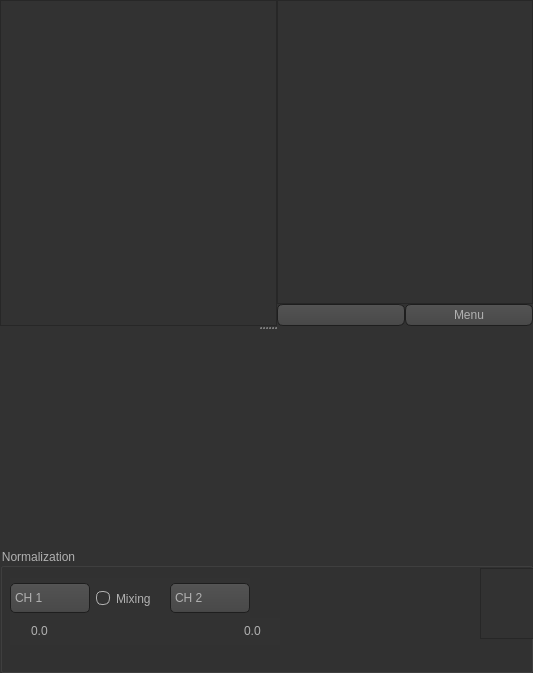
<?xml version="1.0" encoding="UTF-8"?>
<ui version="4.0">
 <class>Form</class>
 <widget class="QWidget" name="Form">
  <property name="geometry">
   <rect>
    <x>0</x>
    <y>0</y>
    <width>533</width>
    <height>673</height>
   </rect>
  </property>
  <property name="windowTitle">
   <string>Form</string>
  </property>
  <property name="styleSheet">
   <string notr="true">QToolTip
{
     border: 1px solid black;
     background-color: #ffa02f;
     padding: 1px;
     border-radius: 3px;
     opacity: 100;
}

QWidget
{
    color: #b1b1b1;
    background-color: #323232;
}

QWidget:item:hover
{
    background-color: QLinearGradient( x1: 0, y1: 0, x2: 0, y2: 1, stop: 0 #ffa02f, stop: 1 #ca0619);
    color: #000000;
}

QWidget:item:selected
{
    background-color: QLinearGradient( x1: 0, y1: 0, x2: 0, y2: 1, stop: 0 #ffa02f, stop: 1 #d7801a);
}

QMenuBar::item
{
    background: transparent;
}

QMenuBar::item:selected
{
    background: transparent;
    border: 1px solid #ffaa00;
}

QMenuBar::item:pressed
{
    background: #444;
    border: 1px solid #000;
    background-color: QLinearGradient(
        x1:0, y1:0,
        x2:0, y2:1,
        stop:1 #212121,
        stop:0.4 #343434/*,
        stop:0.2 #343434,
        stop:0.1 #ffaa00*/
    );
    margin-bottom:-1px;
    padding-bottom:1px;
}

QMenu
{
    border: 1px solid #000;
}

QMenu::item
{
    padding: 2px 20px 2px 20px;
}

QMenu::item:selected
{
    color: #000000;
}

QWidget:disabled
{
    color: #404040;
    background-color: #323232;
}

QAbstractItemView
{
    background-color: QLinearGradient( x1: 0, y1: 0, x2: 0, y2: 1, stop: 0 #4d4d4d, stop: 0.1 #646464, stop: 1 #5d5d5d);
}

QWidget:focus
{
    /*border: 2px solid QLinearGradient( x1: 0, y1: 0, x2: 0, y2: 1, stop: 0 #ffa02f, stop: 1 #d7801a);*/
}

QLineEdit
{
    background-color: QLinearGradient( x1: 0, y1: 0, x2: 0, y2: 1, stop: 0 #4d4d4d, stop: 0 #646464, stop: 1 #5d5d5d);
    padding: 1px;
    border-style: solid;
    border: 1px solid #1e1e1e;
    border-radius: 5;
}

QPushButton
{
    color: #b1b1b1;
    background-color: QLinearGradient( x1: 0, y1: 0, x2: 0, y2: 1, stop: 0 #565656, stop: 0.1 #525252, stop: 0.5 #4e4e4e, stop: 0.9 #4a4a4a, stop: 1 #464646);
    border-width: 1px;
    border-color: #1e1e1e;
    border-style: solid;
    border-radius: 6;
    padding: 3px;
    font-size: 12px;
    padding-left: 5px;
    padding-right: 5px;
}

QPushButton:pressed
{
    background-color: QLinearGradient( x1: 0, y1: 0, x2: 0, y2: 1, stop: 0 #2d2d2d, stop: 0.1 #2b2b2b, stop: 0.5 #292929, stop: 0.9 #282828, stop: 1 #252525);
}

QComboBox
{
    selection-background-color: #ffaa00;
    background-color: QLinearGradient( x1: 0, y1: 0, x2: 0, y2: 1, stop: 0 #565656, stop: 0.1 #525252, stop: 0.5 #4e4e4e, stop: 0.9 #4a4a4a, stop: 1 #464646);
    border-style: solid;
    border: 1px solid #1e1e1e;
    border-radius: 5;
}

QComboBox:hover,QPushButton:hover
{
    border: 2px solid QLinearGradient( x1: 0, y1: 0, x2: 0, y2: 1, stop: 0 #ffa02f, stop: 1 #d7801a);
}


QComboBox:on
{
    padding-top: 3px;
    padding-left: 4px;
    background-color: QLinearGradient( x1: 0, y1: 0, x2: 0, y2: 1, stop: 0 #2d2d2d, stop: 0.1 #2b2b2b, stop: 0.5 #292929, stop: 0.9 #282828, stop: 1 #252525);
    selection-background-color: #ffaa00;
}

QComboBox QAbstractItemView
{
    border: 2px solid darkgray;
    selection-background-color: QLinearGradient( x1: 0, y1: 0, x2: 0, y2: 1, stop: 0 #ffa02f, stop: 1 #d7801a);
}

QComboBox::drop-down
{
     subcontrol-origin: padding;
     subcontrol-position: top right;
     width: 15px;

     border-left-width: 0px;
     border-left-color: darkgray;
     border-left-style: solid; /* just a single line */
     border-top-right-radius: 3px; /* same radius as the QComboBox */
     border-bottom-right-radius: 3px;
 }

QComboBox::down-arrow
{
     image: url(:/down_arrow.png);
}

QGroupBox:focus
{
border: 2px solid QLinearGradient( x1: 0, y1: 0, x2: 0, y2: 1, stop: 0 #ffa02f, stop: 1 #d7801a);
}

QTextEdit:focus
{
    border: 2px solid QLinearGradient( x1: 0, y1: 0, x2: 0, y2: 1, stop: 0 #ffa02f, stop: 1 #d7801a);
}

QScrollBar:horizontal {
     border: 1px solid #222222;
     background: QLinearGradient( x1: 0, y1: 0, x2: 0, y2: 1, stop: 0.0 #121212, stop: 0.2 #282828, stop: 1 #484848);
     height: 7px;
     margin: 0px 16px 0 16px;
}

QScrollBar::handle:horizontal
{
      background: QLinearGradient( x1: 0, y1: 0, x2: 1, y2: 0, stop: 0 #ffa02f, stop: 0.5 #d7801a, stop: 1 #ffa02f);
      min-height: 20px;
      border-radius: 2px;
}

QScrollBar::add-line:horizontal {
      border: 1px solid #1b1b19;
      border-radius: 2px;
      background: QLinearGradient( x1: 0, y1: 0, x2: 1, y2: 0, stop: 0 #ffa02f, stop: 1 #d7801a);
      width: 14px;
      subcontrol-position: right;
      subcontrol-origin: margin;
}

QScrollBar::sub-line:horizontal {
      border: 1px solid #1b1b19;
      border-radius: 2px;
      background: QLinearGradient( x1: 0, y1: 0, x2: 1, y2: 0, stop: 0 #ffa02f, stop: 1 #d7801a);
      width: 14px;
     subcontrol-position: left;
     subcontrol-origin: margin;
}

QScrollBar::right-arrow:horizontal, QScrollBar::left-arrow:horizontal
{
      border: 1px solid black;
      width: 1px;
      height: 1px;
      background: white;
}

QScrollBar::add-page:horizontal, QScrollBar::sub-page:horizontal
{
      background: none;
}

QScrollBar:vertical
{
      background: QLinearGradient( x1: 0, y1: 0, x2: 1, y2: 0, stop: 0.0 #121212, stop: 0.2 #282828, stop: 1 #484848);
      width: 7px;
      margin: 16px 0 16px 0;
      border: 1px solid #222222;
}

QScrollBar::handle:vertical
{
      background: QLinearGradient( x1: 0, y1: 0, x2: 0, y2: 1, stop: 0 #ffa02f, stop: 0.5 #d7801a, stop: 1 #ffa02f);
      min-height: 20px;
      border-radius: 2px;
}

QScrollBar::add-line:vertical
{
      border: 1px solid #1b1b19;
      border-radius: 2px;
      background: QLinearGradient( x1: 0, y1: 0, x2: 0, y2: 1, stop: 0 #ffa02f, stop: 1 #d7801a);
      height: 14px;
      subcontrol-position: bottom;
      subcontrol-origin: margin;
}

QScrollBar::sub-line:vertical
{
      border: 1px solid #1b1b19;
      border-radius: 2px;
      background: QLinearGradient( x1: 0, y1: 0, x2: 0, y2: 1, stop: 0 #d7801a, stop: 1 #ffa02f);
      height: 14px;
      subcontrol-position: top;
      subcontrol-origin: margin;
}

QScrollBar::up-arrow:vertical, QScrollBar::down-arrow:vertical
{
      border: 1px solid black;
      width: 1px;
      height: 1px;
      background: white;
}


QScrollBar::add-page:vertical, QScrollBar::sub-page:vertical
{
      background: none;
}

QTextEdit
{
    background-color: #242424;
}

QPlainTextEdit
{
    background-color: #242424;
}

QHeaderView::section
{
    background-color: QLinearGradient(x1:0, y1:0, x2:0, y2:1, stop:0 #616161, stop: 0.5 #505050, stop: 0.6 #434343, stop:1 #656565);
    color: white;
    padding-left: 4px;
    border: 1px solid #6c6c6c;
}

QCheckBox:disabled
{
color: #414141;
}

QDockWidget::title
{
    text-align: center;
    spacing: 3px; /* spacing between items in the tool bar */
    background-color: QLinearGradient(x1:0, y1:0, x2:0, y2:1, stop:0 #323232, stop: 0.5 #242424, stop:1 #323232);
}

QDockWidget::close-button, QDockWidget::float-button
{
    text-align: center;
    spacing: 1px; /* spacing between items in the tool bar */
    background-color: QLinearGradient(x1:0, y1:0, x2:0, y2:1, stop:0 #323232, stop: 0.5 #242424, stop:1 #323232);
}

QDockWidget::close-button:hover, QDockWidget::float-button:hover
{
    background: #242424;
}

QDockWidget::close-button:pressed, QDockWidget::float-button:pressed
{
    padding: 1px -1px -1px 1px;
}

QMainWindow::separator
{
    background-color: QLinearGradient(x1:0, y1:0, x2:0, y2:1, stop:0 #161616, stop: 0.5 #151515, stop: 0.6 #212121, stop:1 #343434);
    color: white;
    padding-left: 4px;
    border: 1px solid #4c4c4c;
    spacing: 3px; /* spacing between items in the tool bar */
}

QMainWindow::separator:hover
{

    background-color: QLinearGradient(x1:0, y1:0, x2:0, y2:1, stop:0 #d7801a, stop:0.5 #b56c17 stop:1 #ffa02f);
    color: white;
    padding-left: 4px;
    border: 1px solid #6c6c6c;
    spacing: 3px; /* spacing between items in the tool bar */
}

QToolBar::handle
{
     spacing: 3px; /* spacing between items in the tool bar */
     background: url(:/images/handle.png);
}

QMenu::separator
{
    height: 2px;
    background-color: QLinearGradient(x1:0, y1:0, x2:0, y2:1, stop:0 #161616, stop: 0.5 #151515, stop: 0.6 #212121, stop:1 #343434);
    color: white;
    padding-left: 4px;
    margin-left: 10px;
    margin-right: 5px;
}

QProgressBar
{
    border: 2px solid grey;
    border-radius: 5px;
    text-align: center;
}

QProgressBar::chunk
{
    background-color: #d7801a;
    width: 2.15px;
    margin: 0.5px;
}

QTabBar::tab {
    color: #b1b1b1;
    border: 1px solid #444;
    border-bottom-style: none;
    background-color: #323232;
    padding-left: 10px;
    padding-right: 10px;
    padding-top: 3px;
    padding-bottom: 2px;
    margin-right: -1px;
}

QTabWidget::pane {
    border: 1px solid #444;
    top: 1px;
}

QTabBar::tab:last
{
    margin-right: 0; /* the last selected tab has nothing to overlap with on the right */
    border-top-right-radius: 3px;
}

QTabBar::tab:first:!selected
{
 margin-left: 0px; /* the last selected tab has nothing to overlap with on the right */


    border-top-left-radius: 3px;
}

QTabBar::tab:!selected
{
    color: #b1b1b1;
    border-bottom-style: solid;
    margin-top: 3px;
    background-color: QLinearGradient(x1:0, y1:0, x2:0, y2:1, stop:1 #212121, stop:.4 #343434);
}

QTabBar::tab:selected
{
    border-top-left-radius: 3px;
    border-top-right-radius: 3px;
    margin-bottom: 0px;
}

QTabBar::tab:!selected:hover
{
    /*border-top: 2px solid #ffaa00;
    padding-bottom: 3px;*/
    border-top-left-radius: 3px;
    border-top-right-radius: 3px;
    background-color: QLinearGradient(x1:0, y1:0, x2:0, y2:1, stop:1 #212121, stop:0.4 #343434, stop:0.2 #343434, stop:0.1 #ffaa00);
}

QRadioButton::indicator:checked, QRadioButton::indicator:unchecked{
    color: #b1b1b1;
    background-color: #323232;
    border: 1px solid #b1b1b1;
    border-radius: 6px;
}

QRadioButton::indicator:checked
{
    background-color: qradialgradient(
        cx: 0.5, cy: 0.5,
        fx: 0.5, fy: 0.5,
        radius: 1.0,
        stop: 0.25 #ffaa00,
        stop: 0.3 #323232
    );
}

QCheckBox::indicator{
    color: #b1b1b1;
    background-color: #323232;
    border: 1px solid #b1b1b1;
    width: 9px;
    height: 9px;
}

QRadioButton::indicator
{
    border-radius: 6px;
}

QRadioButton::indicator:hover, QCheckBox::indicator:hover
{
    border: 1px solid #ffaa00;
}

QCheckBox::indicator:checked
{
    image: url(:/images/checkbox.png);

}

QCheckBox::indicator:disabled, QRadioButton::indicator:disabled
{
    border: 1px solid #444;
}

AbstractSpinBox {
    padding-top: 2px;
    padding-bottom: 2px;
    border: 1px solid #3A3939;
    background-color: #201F1F;
    color: silver;
    border-radius: 2px;
    min-width: 75px;
}

QAbstractSpinBox:up-button
{
    background-color: transparent;
    subcontrol-origin: border;
    subcontrol-position: center right;
}

QAbstractSpinBox:down-button
{
    background-color: transparent;
    subcontrol-origin: border;
    subcontrol-position: center left;
}

QAbstractSpinBox::up-arrow,QAbstractSpinBox::up-arrow:disabled,QAbstractSpinBox::up-arrow:off {
    image: url(:/qss_icons/rc/up_arrow_disabled.png);
    width: 10px;
    height: 10px;
}
QAbstractSpinBox::up-arrow:hover
{
    image: url(:/qss_icons/rc/up_arrow.png);
}


QAbstractSpinBox::down-arrow,QAbstractSpinBox::down-arrow:disabled,QAbstractSpinBox::down-arrow:off
{
    image: url(:/qss_icons/rc/down_arrow_disabled.png);
    width: 10px;
    height: 10px;
}
QAbstractSpinBox::down-arrow:hover
{
    image: url(:/qss_icons/rc/down_arrow.png);
}
</string>
  </property>
  <layout class="QGridLayout" name="gridLayout_3">
   <property name="margin">
    <number>0</number>
   </property>
   <property name="spacing">
    <number>0</number>
   </property>
   <item row="1" column="0">
    <widget class="QGroupBox" name="normGroup">
     <property name="sizePolicy">
      <sizepolicy hsizetype="Expanding" vsizetype="Preferred">
       <horstretch>0</horstretch>
       <verstretch>0</verstretch>
      </sizepolicy>
     </property>
     <property name="minimumSize">
      <size>
       <width>100</width>
       <height>125</height>
      </size>
     </property>
     <property name="title">
      <string>Normalization</string>
     </property>
     <widget class="QGraphicsView" name="MIX_graphicsView_2">
      <property name="geometry">
       <rect>
        <x>480</x>
        <y>20</y>
        <width>241</width>
        <height>71</height>
       </rect>
      </property>
     </widget>
     <widget class="QWidget" name="layoutWidget">
      <property name="geometry">
       <rect>
        <x>10</x>
        <y>30</y>
        <width>240</width>
        <height>41</height>
       </rect>
      </property>
      <layout class="QHBoxLayout" name="horizontalLayout">
       <item>
        <widget class="QComboBox" name="comboBox_2">
         <property name="sizePolicy">
          <sizepolicy hsizetype="Fixed" vsizetype="Fixed">
           <horstretch>0</horstretch>
           <verstretch>0</verstretch>
          </sizepolicy>
         </property>
         <property name="minimumSize">
          <size>
           <width>80</width>
           <height>30</height>
          </size>
         </property>
         <property name="editable">
          <bool>false</bool>
         </property>
         <property name="maxVisibleItems">
          <number>7</number>
         </property>
         <property name="maxCount">
          <number>8</number>
         </property>
         <property name="minimumContentsLength">
          <number>0</number>
         </property>
         <item>
          <property name="text">
           <string>CH 1</string>
          </property>
         </item>
         <item>
          <property name="text">
           <string>CH 2</string>
          </property>
         </item>
        </widget>
       </item>
       <item>
        <widget class="QRadioButton" name="radioButton">
         <property name="text">
          <string>Mixing</string>
         </property>
        </widget>
       </item>
       <item>
        <widget class="QComboBox" name="comboBox_3">
         <property name="sizePolicy">
          <sizepolicy hsizetype="Fixed" vsizetype="Fixed">
           <horstretch>0</horstretch>
           <verstretch>0</verstretch>
          </sizepolicy>
         </property>
         <property name="minimumSize">
          <size>
           <width>80</width>
           <height>30</height>
          </size>
         </property>
         <property name="maxCount">
          <number>8</number>
         </property>
         <item>
          <property name="text">
           <string>CH 2</string>
          </property>
         </item>
        </widget>
       </item>
      </layout>
     </widget>
     <widget class="QWidget" name="layoutWidget">
      <property name="geometry">
       <rect>
        <x>10</x>
        <y>70</y>
        <width>270</width>
        <height>27</height>
       </rect>
      </property>
      <layout class="QHBoxLayout" name="horizontalLayout_2">
       <item>
        <widget class="QDoubleSpinBox" name="doubleSpinBox"/>
       </item>
       <item>
        <spacer name="horizontalSpacer">
         <property name="orientation">
          <enum>Qt::Horizontal</enum>
         </property>
         <property name="sizeType">
          <enum>QSizePolicy::MinimumExpanding</enum>
         </property>
         <property name="sizeHint" stdset="0">
          <size>
           <width>100</width>
           <height>20</height>
          </size>
         </property>
        </spacer>
       </item>
       <item>
        <widget class="QDoubleSpinBox" name="doubleSpinBox_2"/>
       </item>
      </layout>
     </widget>
     <zorder>layoutWidget</zorder>
     <zorder>layoutWidget</zorder>
     <zorder>MIX_graphicsView_2</zorder>
    </widget>
   </item>
   <item row="0" column="0">
    <widget class="QSplitter" name="splitter">
     <property name="sizePolicy">
      <sizepolicy hsizetype="Expanding" vsizetype="Expanding">
       <horstretch>0</horstretch>
       <verstretch>0</verstretch>
      </sizepolicy>
     </property>
     <property name="orientation">
      <enum>Qt::Vertical</enum>
     </property>
     <widget class="QWidget" name="layoutWidget">
      <layout class="QGridLayout" name="gridLayout">
       <property name="spacing">
        <number>0</number>
       </property>
       <item row="1" column="1">
        <widget class="QPushButton" name="roiBtn">
         <property name="sizePolicy">
          <sizepolicy hsizetype="Minimum" vsizetype="Fixed">
           <horstretch>0</horstretch>
           <verstretch>1</verstretch>
          </sizepolicy>
         </property>
         <property name="text">
          <string/>
         </property>
         <property name="icon">
          <iconset resource="../../Re.qrc">
           <normaloff>:/images/Mline.png</normaloff>
           <normalon>:/images/MlineOR.png</normalon>:/images/Mline.png</iconset>
         </property>
         <property name="checkable">
          <bool>true</bool>
         </property>
        </widget>
       </item>
       <item row="1" column="2">
        <widget class="QPushButton" name="menuBtn">
         <property name="sizePolicy">
          <sizepolicy hsizetype="Minimum" vsizetype="Fixed">
           <horstretch>0</horstretch>
           <verstretch>1</verstretch>
          </sizepolicy>
         </property>
         <property name="text">
          <string>Menu</string>
         </property>
        </widget>
       </item>
       <item row="0" column="0" rowspan="2">
        <widget class="GraphicsView" name="graphicsView">
         <property name="sizePolicy">
          <sizepolicy hsizetype="Expanding" vsizetype="Expanding">
           <horstretch>0</horstretch>
           <verstretch>0</verstretch>
          </sizepolicy>
         </property>
         <property name="minimumSize">
          <size>
           <width>0</width>
           <height>300</height>
          </size>
         </property>
        </widget>
       </item>
       <item row="0" column="1" colspan="2">
        <widget class="HistogramLUTWidget" name="histogram">
         <property name="sizePolicy">
          <sizepolicy hsizetype="MinimumExpanding" vsizetype="Expanding">
           <horstretch>0</horstretch>
           <verstretch>0</verstretch>
          </sizepolicy>
         </property>
         <property name="minimumSize">
          <size>
           <width>200</width>
           <height>0</height>
          </size>
         </property>
        </widget>
       </item>
      </layout>
     </widget>
     <widget class="PlotWidget" name="roiPlot" native="true">
      <property name="sizePolicy">
       <sizepolicy hsizetype="Expanding" vsizetype="MinimumExpanding">
        <horstretch>0</horstretch>
        <verstretch>0</verstretch>
       </sizepolicy>
      </property>
      <property name="minimumSize">
       <size>
        <width>0</width>
        <height>200</height>
       </size>
      </property>
     </widget>
    </widget>
   </item>
  </layout>
 </widget>
 <customwidgets>
  <customwidget>
   <class>GraphicsView</class>
   <extends>QGraphicsView</extends>
   <header>src.pyqtgraph</header>
  </customwidget>
  <customwidget>
   <class>PlotWidget</class>
   <extends>QWidget</extends>
   <header>..widgets.PlotWidget</header>
   <container>1</container>
  </customwidget>
  <customwidget>
   <class>HistogramLUTWidget</class>
   <extends>QGraphicsView</extends>
   <header>..widgets.HistogramLUTWidget</header>
  </customwidget>
 </customwidgets>
 <resources>
  <include location="../../Re.qrc"/>
 </resources>
 <connections/>
</ui>
